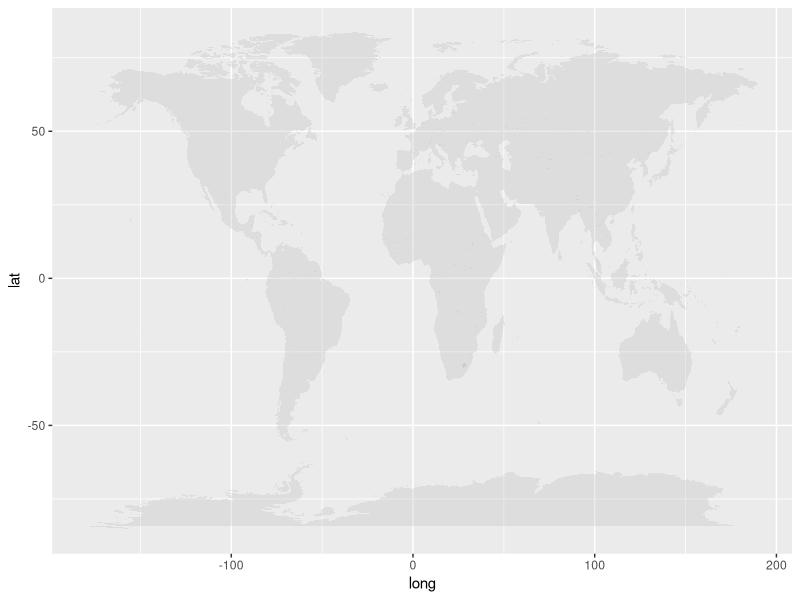

This figure's R source: (Note: this script raises an error after producing the figure.)
#### Mapping LEXICAL

library(maps)
library(sf)
library(ggplot2)
library(dplyr)

UK <- map_data("world") %>% filter(region=="UK")

world <- map_data("world") 

ggplot() +
    geom_polygon(data = world, aes(x=long, y = lat, group = group), fill="grey", alpha=0.3)


plot(wb_epi_df$lied_dummy)


sum(wb_epi_df$lied_dummy)/101
